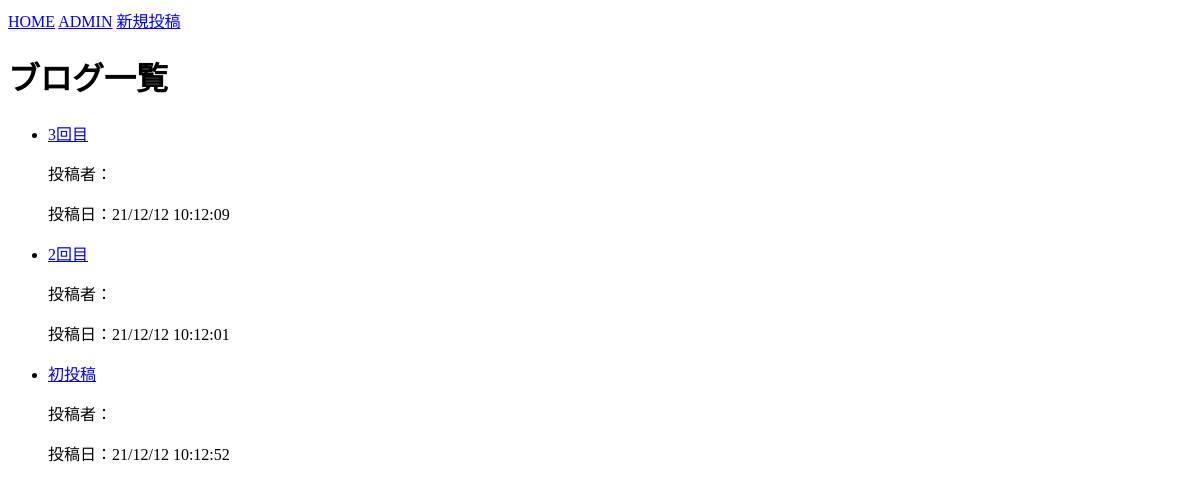
The app's page /, older data.
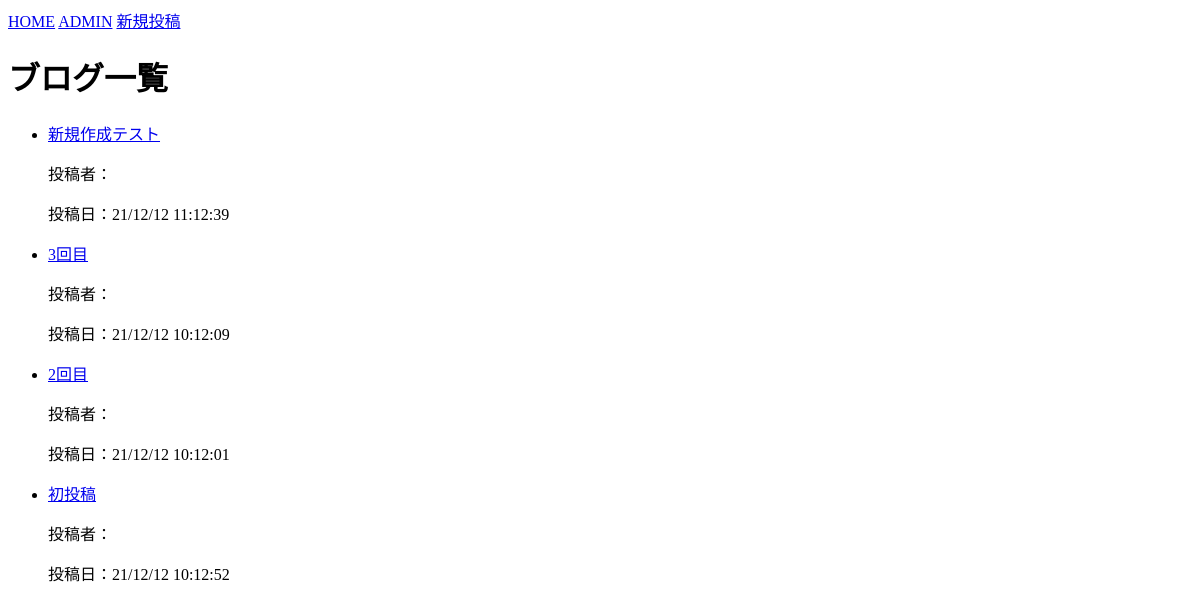
The same page, newer data.
### app/models.py (models this page shows, shortened)
class Post(models.Model):
    author = models.ForeignKey(User, verbose_name="投稿者", on_delete=models.CASCADE)
    title = models.CharField(verbose_name="タイトル", max_length=50)
    text = models.TextField(verbose_name="本文", max_length=1000)
    created = models.DateTimeField(verbose_name="投稿日", auto_now_add=True)

### app/views.py (the view)
# urls.py: path('', views.IndexView.as_view(),name="index"),
class IndexView(ListView):
    template_name = 'app/index.html'
    model = Post
    ordering = '-id'

### app/templates/app/index.html
{% extends 'app/base.html' %}
{% block content %}
<h1>ブログ一覧</h1>
{% for post in object_list %}
<ul>
    <li>
        <a href="{% url 'blog_detail' post.pk %}">{{ post.title }}</a>
        <p>投稿者：{{ post.author }}</p>
        <p>投稿日：{{ post.created|date:"y/m/d H:m:s" }}</p>
    </li>
</ul>
{% empty %}
<p>記事がありません</p>
{% endfor %}
{% endblock %}

### app/templates/app/base.html (shortened to what this page needs)
<!DOCTYPE html>
<html lang="ja">
<head>
</head>
<body>
    <a href="/">HOME</a>
    <a href="/admin">ADMIN</a>
    <a href="{% url 'blog_create' %}">新規投稿</a>
    {% block content %}
    {% endblock %}
</body>
</html>

Row changes from the older to the newer data that the page shows:
added Post: title "新規作成テスト", created "21/12/12 11:12:39"
